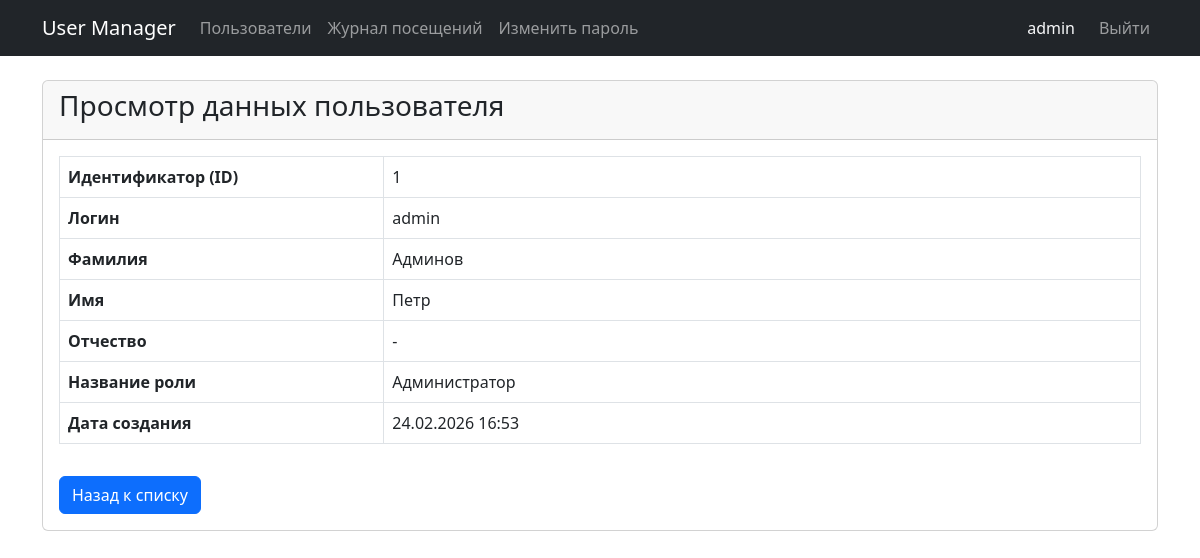
Page /users/1 (signed in) on the committed database.
### models.py (models this page shows, shortened)
class User(db.Model, UserMixin):
    __tablename__ = 'users'
    id = db.Column(db.Integer, primary_key=True)
    login = db.Column(db.String(50), unique=True, nullable=False)
    password_hash = db.Column(db.String(128), nullable=False)
    last_name = db.Column(db.String(50), nullable=False)
    first_name = db.Column(db.String(50), nullable=False)
    middle_name = db.Column(db.String(50), nullable=True)
    role_id = db.Column(db.Integer, db.ForeignKey('roles.id'), nullable=True)
    created_at = db.Column(db.DateTime, default=datetime.utcnow)
    @property
    def is_admin(self):
        return self.role_id == 1

class Role(db.Model):
    __tablename__ = 'roles'
    id = db.Column(db.Integer, primary_key=True)
    name = db.Column(db.String(50), nullable=False)
    description = db.Column(db.Text, nullable=True)
    users = db.relationship('User', backref='role', lazy=True)

### app.py (the view)
@app.route('/users/<int:user_id>')
@login_required
@check_rights('show')  # Проверка прав на просмотр
def user_view(user_id):
    user = User.query.get_or_404(user_id)
    return render_template('user_view.html', user=user)

### app.py (called while the page is built, shortened)
@login_manager.user_loader
def load_user(user_id):
    return User.query.get(int(user_id))

@app.before_request
def log_request_info():
    if request.path.startswith('/static'):
        return
    user_id = current_user.id if current_user.is_authenticated else None
    visit = Visit(path=request.path, user_id=user_id)
    db.session.add(visit)
    db.session.commit()

def check_rights(action):
    def decorator(func):
        @wraps(func)
        def wrapper(*args, **kwargs):
            if not current_user.is_authenticated:
                return redirect(url_for('login'))
            has_rights = False
            if current_user.is_admin:
                has_rights = True
            if not has_rights:
                flash("У вас недостаточно прав для доступа к данной странице.", "danger")
                return redirect(url_for('index'))
            return func(*args, **kwargs)
        return wrapper
    return decorator

@app.context_processor
def inject_permissions():
    def can_user_perform(action, record=None):
        if not current_user.is_authenticated:
            return False
        if current_user.is_admin:
            return True
        if action == 'edit' or action == 'show':
            return record and record.id == current_user.id
        return False
    return dict(can_user_perform=can_user_perform)

### templates/user_view.html
{% extends 'base.html' %}
{% block content %}
<div class="card">
    <div class="card-header">
        <h3>Просмотр данных пользователя</h3>
    </div>
    <div class="card-body">
        <table class="table table-bordered">
            <tr>
                <th style="width: 30%;">Идентификатор (ID)</th>
                <td>{{ user.id }}</td>
            </tr>
            <tr>
                <th>Логин</th>
                <td>{{ user.login }}</td>
            </tr>
            <tr>
                <th>Фамилия</th>
                <td>{{ user.last_name }}</td>
            </tr>
            <tr>
                <th>Имя</th>
                <td>{{ user.first_name }}</td>
            </tr>
            <tr>
                <th>Отчество</th>
                <td>{{ user.middle_name or '-' }}</td>
            </tr>
            <tr>
                <th>Название роли</th>
                <td>{{ user.role.name if user.role else 'Не назначена' }}</td>
            </tr>
            <tr>
                <th>Дата создания</th>
                <td>{{ user.created_at.strftime('%d.%m.%Y %H:%M') }}</td>
            </tr>
        </table>
        <a href="{{ url_for('index') }}" class="btn btn-primary mt-3">Назад к списку</a>
    </div>
</div>
{% endblock %}

### templates/base.html (shortened to what this page needs)
<!doctype html>
<html lang="ru">
  <head>
    <link href="https://cdn.jsdelivr.net/npm/bootstrap@5.3.0/dist/css/bootstrap.min.css" rel="stylesheet">
  </head>
  <body>
    <nav class="navbar navbar-expand-lg navbar-dark bg-dark mb-4">
      <div class="container">
        <a class="navbar-brand" href="{{ url_for('index') }}">User Manager</a>
        <div class="navbar-nav me-auto">
            <a class="nav-link" href="{{ url_for('index') }}">Пользователи</a>
            {% if current_user.is_authenticated %}
                <a class="nav-link" href="{{ url_for('logs.index') }}">Журнал посещений</a>
                <a class="nav-link" href="{{ url_for('change_password') }}">Изменить пароль</a>
            {% endif %}
        </div>
        <div class="navbar-nav">
            {% if current_user.is_authenticated %}
                <span class="nav-item nav-link disabled text-light me-2">{{ current_user.login }}</span>
                <a class="nav-link" href="{{ url_for('logout') }}">Выйти</a>
            {% else %}
                <a class="nav-link" href="{{ url_for('login') }}">Войти</a>
            {% endif %}
        </div>
      </div>
    </nav>
    <div class="container">
        {% block content %}{% endblock %}
    </div>
  </body>
</html>

### rows in the picture
User: login "admin", id "1", last_name "Админов", first_name "Петр", middle_name "-", created_at "24.02.2026 16:53"
Role: role "Администратор"
